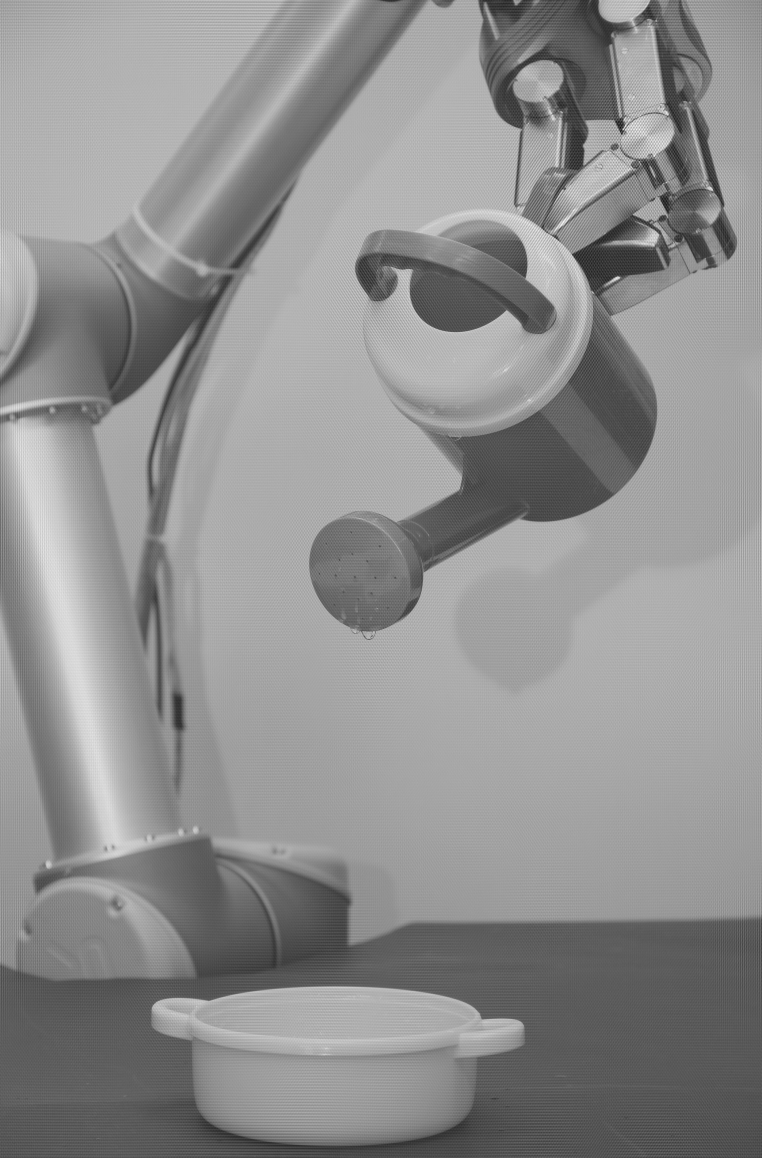
//> input picture Vision/Excercises/MiniProject1/imgs/Image4_2.png, 1524 x 2316 px (shown at 1/2 size)
$ ./image4   (built with g++ and OpenCV 4)
//> lines starting //> are read from the running program, lines starting //| are printed output that depends on the picture; after the words box and inside, x2 and y2 are one past the last pixel; in counts of white or black regions, pixels touching at a corner belong together
#include <opencv2/core.hpp>
#include <opencv2/highgui.hpp>
#include <opencv2/imgproc.hpp>

#include <iostream>

using namespace cv;
using namespace std;

void showImage(string name, Mat img, bool convert = false)
{
    namedWindow(name, WINDOW_NORMAL);
    imshow(name, img);

    //convert so image can be saved
    if(convert)
        img.convertTo(img,CV_8UC3,255.0);

    imwrite("../../outimg/image4_2/" + name + ".png", img);
}

void dftshift(cv::Mat& mag);
Mat butterworth(float d0, int n, Size size, bool highpass, bool band = false, float bandWidth = 0);
Mat getMagnitudeSpectrum(Mat& img, bool shift = true);
Mat applyDft(Mat img);
Mat applyFilterComplexImage(Mat &img, Mat &filter);
Mat getHistogram(Mat &img);

int main() {

    // Load image4 as grayscale
    string filename = "../../imgs/Image4_2.png";
    Mat img = cv::imread(filename, cv::IMREAD_GRAYSCALE);
//> img is the input picture: 2316 rows x 1524 cols, CV_8UC1; min 0, max 255, mean 142.8

    if (img.empty()) {
        std::cout << "Input image not found at '" << filename << "'\n";
        return 1;
    }

    //show input
    showImage("input", img);

    //crop image to largest uniform surface
    Mat cropped (img, Rect(Point(830,1460), Point(1468, 1747)));
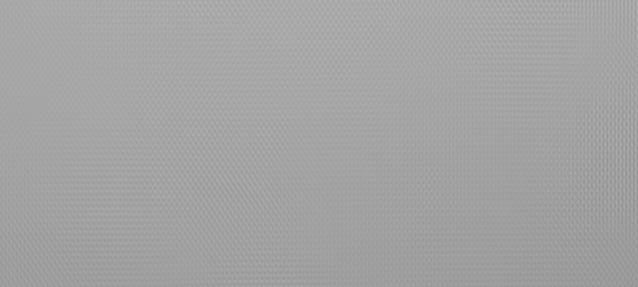
//> cropped: 287 rows x 638 cols, CV_8UC1; min 144, max 179, mean 163.3

    //get histogram
    Mat hist = getHistogram(cropped);
//> in getHistogram, `calcHist( &img, 1, 0, Mat(), hist, 1, &histSize, &histRange, uniform, ..`: hist = 256 values, max 14714 at index 165, min 0 at index 0, mean 715.3
//> in getHistogram, `cv::minMaxLoc(hist, &min, &max);`: max = 14714
//> after the loop in getHistogram, `for (int i = 0; i < nbins; i++)`:
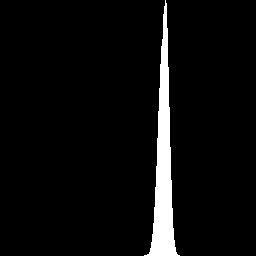
//> imgOut: 256 rows x 256 cols, CV_8UC1; 4.9% white; 1 white region, box (x1, y1, x2, y2) and area: (144, 0, 180, 256) 3207
    showImage("Histogram", hist);

    //Frequency analyse
    Mat complex = applyDft(img);

    //Get magnitude to detect fails
    Mat mag = getMagnitudeSpectrum(complex);
    showImage("mag", mag, true);

    //looks like periodic noise. Maybe sinusoidal

    //Apply filter in frequency domain
    int radius = 410;
    int order = 4;
    int bandWidth = 35;

    //make bandreject filter
    Mat filter = butterworth(radius, order, complex.size(), false, true, bandWidth);

    Mat imgOut = applyFilterComplexImage(complex, filter);

    // Crop image (remove padded borders)
    imgOut = Mat(imgOut, cv::Rect(cv::Point(0, 0), img.size()));

    Mat filterMag = getMagnitudeSpectrum(filter, false);
    showImage("FilterOut", filterMag, true);

    //do dft on image with filter and show new mag
    Mat filteredComplex = applyDft(imgOut);
    Mat filteredMag = getMagnitudeSpectrum(filteredComplex);
    showImage("filteredImg", imgOut, true);
    showImage("filteredMag", filteredMag, true);

    waitKey();
    return 0;
}

Mat butterworth(float d0, int n, Size size, bool highpass, bool band, float bandWidth)
{
    cv::Mat_<cv::Vec2f> bwf(size.height, size.width, CV_32F);
    cv::Point2f c = cv::Point2f(size) / 2;

    for (int i = 0; i < size.height; ++i) {
        for (int j = 0; j < size.width; ++j) {
            // Distance from point (i,j) to the origin of the Fourier transform
            float d = std::sqrt((i - c.y) * (i - c.y) + (j - c.x) * (j - c.x));

            //Bandreject
            if (band)
            {
                // Real part
                if (std::abs(d) < 1.e-9f) // Avoid division by zero
                    bwf(i, j)[0] = 0;
                else {
                    bwf(i, j)[0] = 1 / (1 + pow((d0*bandWidth) / (pow(d,2)-pow(d0,2)), 2 * n));
                }
            }
            else //lowpass
            {
                bwf(i,j)[0] = 1 / (1 + std::pow(d / d0, 2 * n));
            }

            // Imaginary part
            bwf(i, j)[1] = 0;
        }

        //make highpass if needed
        if (highpass)
        {
            Mat filterOut = Scalar::all(255) - bwf;
            return filterOut;
        }
    }
    return bwf;
}

// Rearranges the quadrants of a Fourier image so that the origin is at the
// center of the image.
void dftshift(cv::Mat& mag)
{
    int cx = mag.cols / 2;
    int cy = mag.rows / 2;

    cv::Mat tmp;
    cv::Mat q0(mag, cv::Rect(0, 0, cx, cy));
    cv::Mat q1(mag, cv::Rect(cx, 0, cx, cy));
    cv::Mat q2(mag, cv::Rect(0, cy, cx, cy));
    cv::Mat q3(mag, cv::Rect(cx, cy, cx, cy));

    q0.copyTo(tmp);
    q3.copyTo(q0);
    tmp.copyTo(q3);

    q1.copyTo(tmp);
    q2.copyTo(q1);
    tmp.copyTo(q2);
}

///Splits complex image and returns magnitude spectrum
Mat getMagnitudeSpectrum(Mat& img, bool shift)
{
    Mat planes[2];

    //split
    split(img, planes);
    magnitude(planes[0], planes[1], planes[0]);

    //get magnitude
    Mat mag = (planes[0]).clone();
    mag += Scalar::all(1);
    log(mag, mag);

    //shift so low-frequency is in middle
    if (shift)
        dftshift(mag);

    //normalize
    normalize(mag, mag, 0, 1, CV_MINMAX);

    return mag;
}

Mat applyDft(Mat img)
{
    //expand input image to optimal size
    Mat padded;
    int m = getOptimalDFTSize( img.rows );
//> m = 2400
    int n = getOptimalDFTSize( img.cols ); // on the border add zero values
//> n = 1536
    copyMakeBorder(img, padded, 0, m - img.rows, 0, n - img.cols, BORDER_CONSTANT, Scalar::all(0));

    //create 2-channel planes to store dtf
    Mat planes[] = {Mat_<float>(padded), Mat::zeros(padded.size(), CV_32F)};
//> planes[1]: 2400 rows x 1536 cols, CV_32FC1; every value is 0
    Mat complex;

    //merge into planes
    merge(planes, 2, complex);

    //do dft
    dft(complex, complex);

    return complex;
}

Mat applyFilterComplexImage(Mat &img, Mat &filter)
{
    //vars
    Mat imgOut;
    Mat planes[2];

    //shift and mul spectrums
    dftshift(img);
    mulSpectrums(img, filter, img, 0);
    //shift back
    dftshift(img);

    //inverse dft
    idft(img, img);

    //split and normalize image
    split(img, planes);
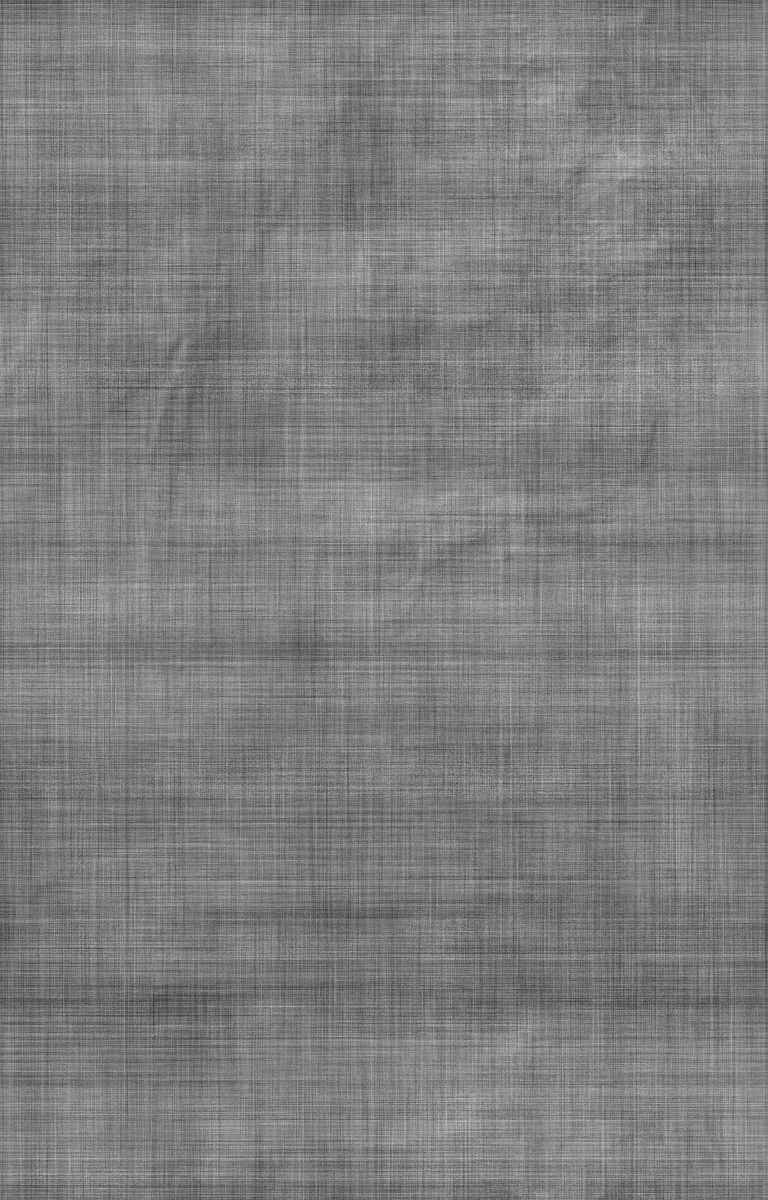
//> planes[1]: 2400 rows x 1536 cols, CV_32FC1 (shown at 1/2 size); min -116.1, max 117.5, mean 0; drawn with min black and max white
    normalize(planes[0], imgOut, 0, 1, CV_MINMAX);
//> imgOut: 2400 rows x 1536 cols, CV_32FC1
//> in main, `imgOut = Mat(imgOut, cv::Rect(cv::Point(0, 0), img.size()));`:
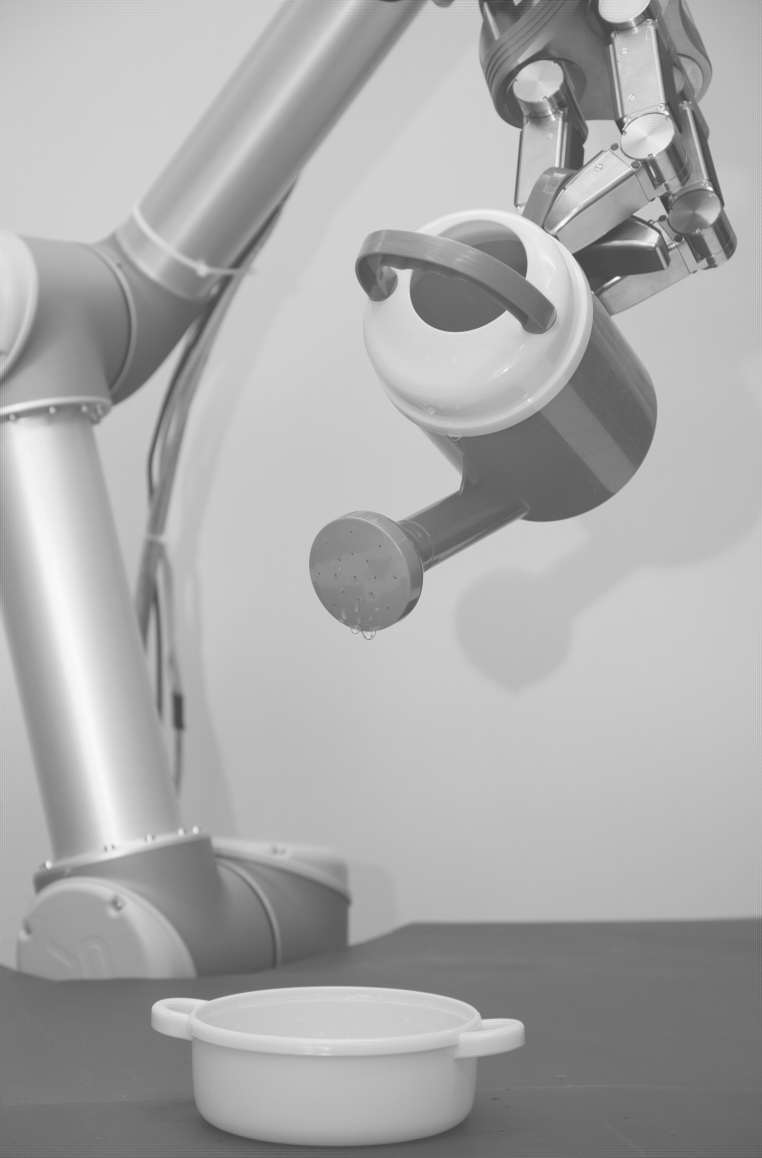
//> imgOut: 2316 rows x 1524 cols, CV_32FC1 (shown at 1/2 size); min 0.238, max 1, mean 0.665
//> call 2 of getMagnitudeSpectrum, with shift = false
//> in getMagnitudeSpectrum (call 2), `split(img, planes);`:
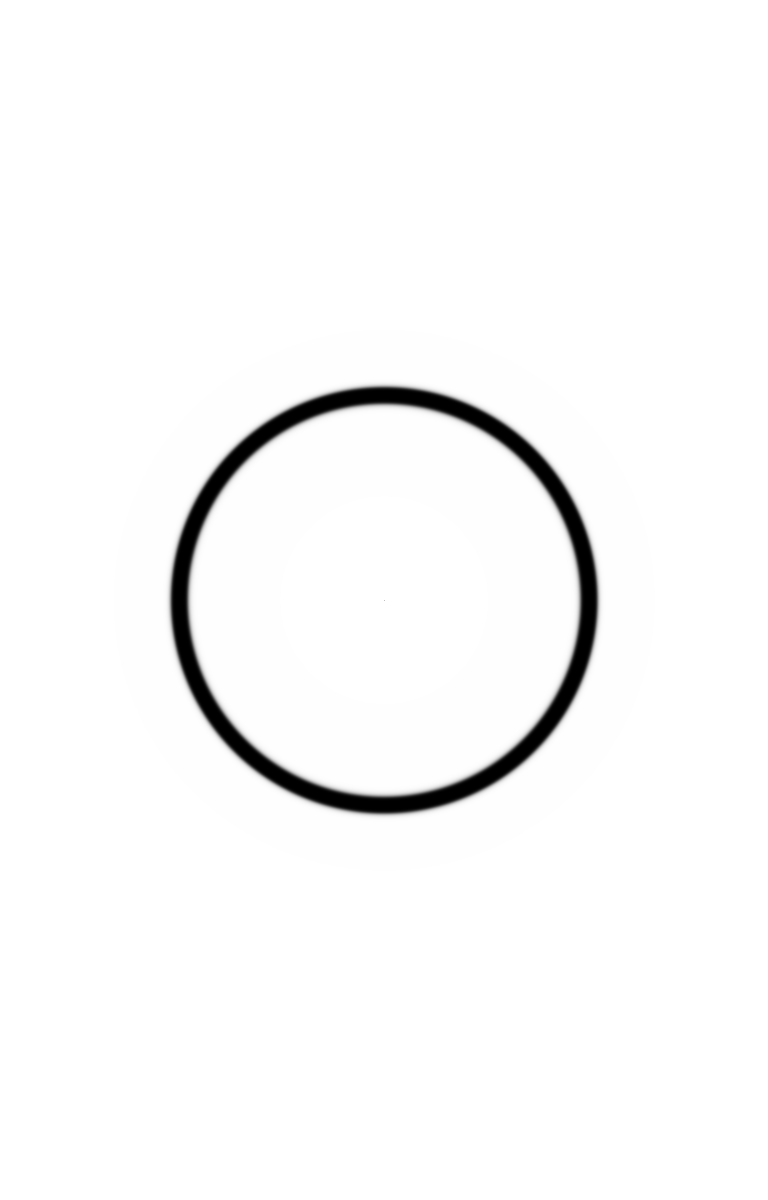
//> planes[0]: 2400 rows x 1536 cols, CV_32FC1 (shown at 1/2 size); min 0, max 1, mean 0.975
//> in dftshift (call 4), `tmp.copyTo(q2);`:
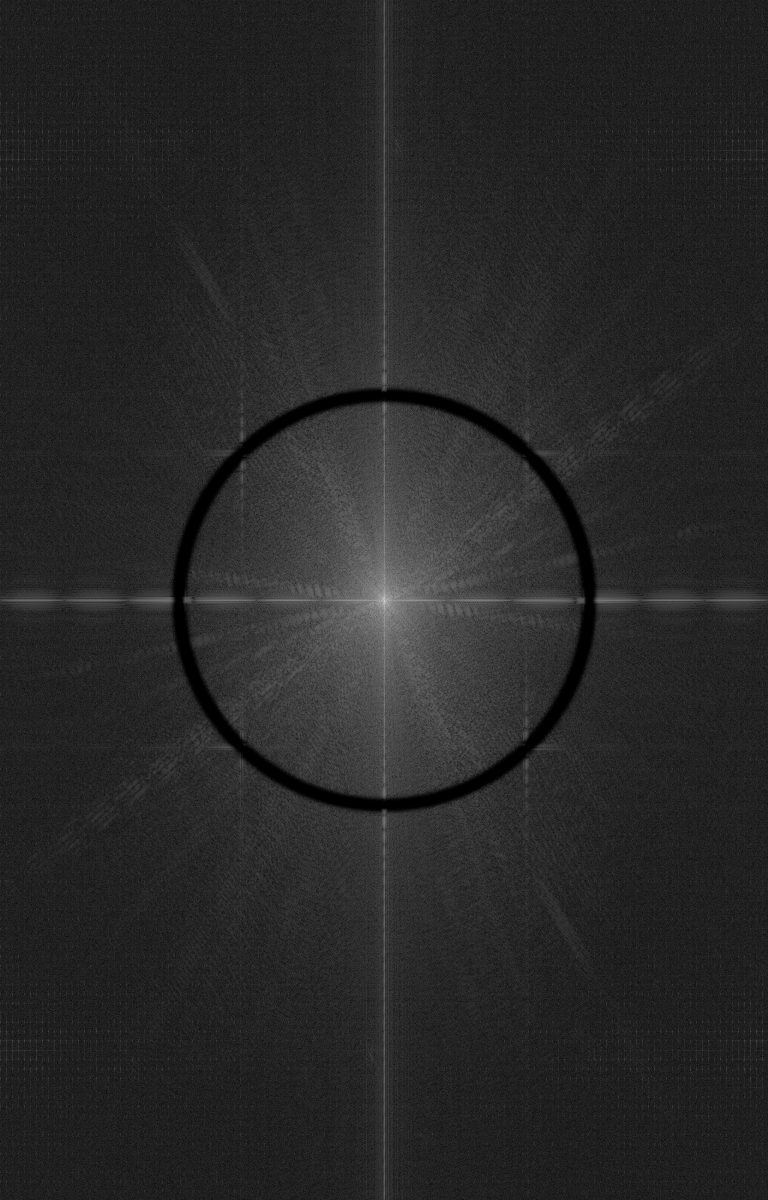
//> mag: 2400 rows x 1536 cols, CV_32FC1 (shown at 1/2 size); min 0, max 14.67, mean 2.3; drawn with min black and max white

    return imgOut;
}

Mat getHistogram(Mat &img)
{
    int histSize = 256;
    float range[] = {0,256};
    const float* histRange= {range};
    bool uniform = true;
    bool accumulate = false;
    Mat hist;

    calcHist( &img, 1, 0, Mat(), hist, 1, &histSize, &histRange, uniform, accumulate );

    // Draw the histograms
    int nbins = hist.rows;

    double max = 0;
    double min = 0;
    cv::minMaxLoc(hist, &min, &max);

    cv::Mat imgOut = cv::Mat::zeros(nbins, nbins, CV_8U);

    for (int i = 0; i < nbins; i++) {
        double h = nbins * (hist.at<float>(i) / max); // Normalize
        cv::line(imgOut, cv::Point(i, nbins), cv::Point(i, nbins - h), cv::Scalar::all(255));
    }
    return imgOut;
}
